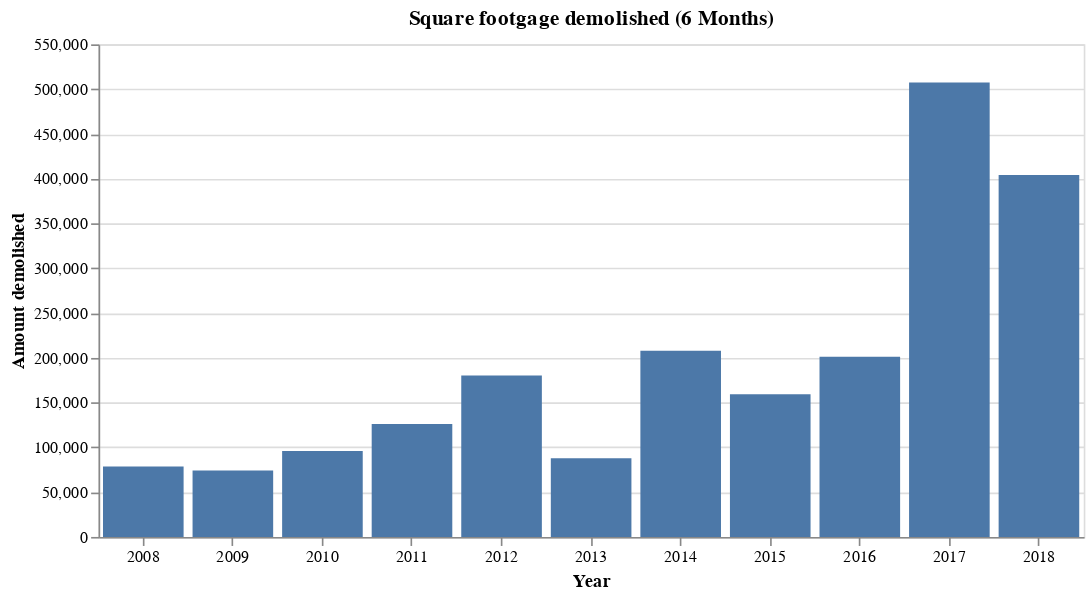

Notebook code for this chart:
### Code cell
alt.Chart(demos_spft_6mo.reset_index(), title="Square footgage demolished (6 Months)").mark_bar().encode(
    x=alt.X("Year:O", axis=alt.Axis(title="Year", labelAngle=0)),
    y=alt.Y("SqFt:Q", axis=alt.Axis(title="Amount demolished")),
).properties(width=600)

### Figure 1 — Vega-Lite specification as saved in the notebook (floating-point values rounded to 4 significant figures)
{"$schema": "https://vega.github.io/schema/vega-lite/v2.4.1.json", "config": {"view": {"height": 300, "width": 400}}, "data": {"values": [{"SqFt": 78621, "Year": "2008", "index": 0}, {"SqFt": 74045, "Year": "2009", "index": 1}, {"SqFt": 95895, "Year": "2010", "index": 2}, {"SqFt": 126032, "Year": "2011", "index": 3}, {"SqFt": 180176, "Year": "2012", "index": 4}, {"SqFt": 87939, "Year": "2013", "index": 5}, {"SqFt": 207848, "Year": "2014", "index": 6}, {"SqFt": 159388, "Year": "2015", "index": 7}, {"SqFt": 201239, "Year": "2016", "index": 8}, {"SqFt": 507453, "Year": "2017", "index": 9}, {"SqFt": 404141, "Year": "2018", "index": 10}]}, "encoding": {"x": {"axis": {"labelAngle": 0, "title": "Year"}, "field": "Year", "type": "ordinal"}, "y": {"axis": {"title": "Amount demolished"}, "field": "SqFt", "type": "quantitative"}}, "mark": "bar", "title": "Square footgage demolished (6 Months)", "width": 600}
